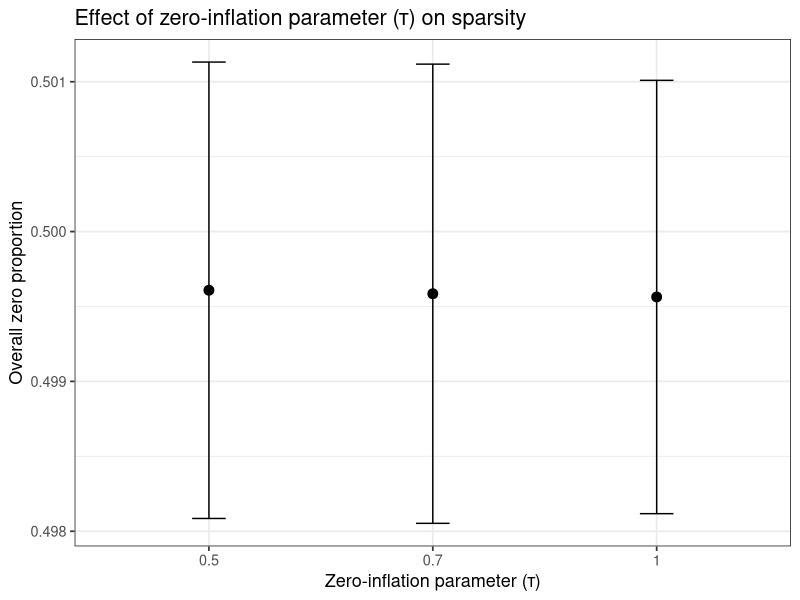
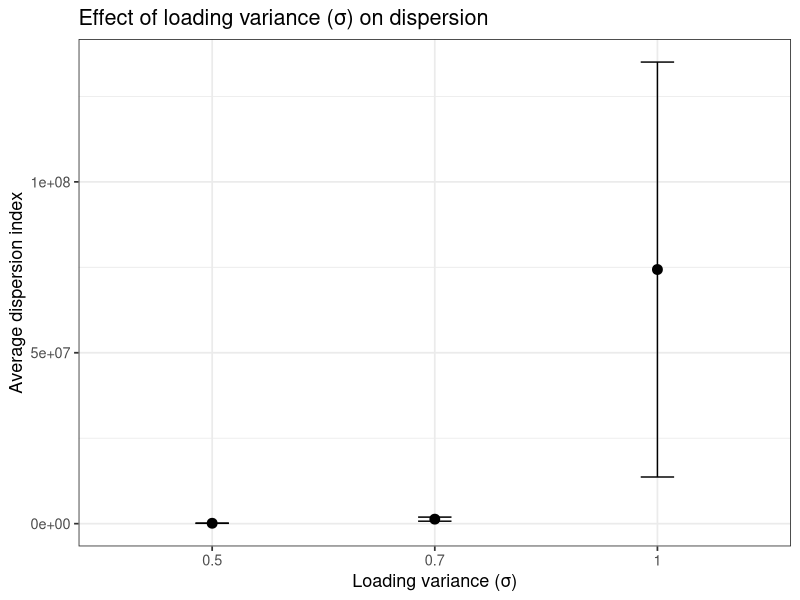
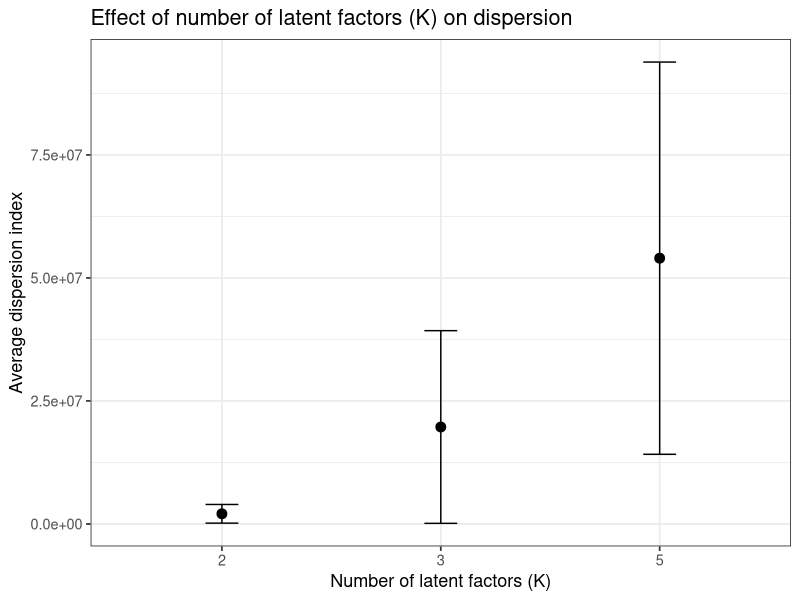

Write R code to recreate these figures, in order.
library(dplyr)
library(tidyr)
library(purrr)
library(ggplot2)

# Parameters
n <- 200     # fixed sample size
p <- 100     # number of taxa
n_reps <- 20 # per scenario

tau_values   <- c(0.5, 0.7, 1.0)
sigma_values <- c(0.5, 0.7, 1.0)
K_values     <- c(2, 3, 5)

# compute dispersion index for one count matrix
compute_dispersion_index <- function(W) {
  means <- rowMeans(W)
  vars  <- apply(W, 1, var)
  di <- vars / means
  di[is.nan(di) | is.infinite(di)] <- NA
  return(mean(di, na.rm = TRUE))
}

# ====================== simulator ===============================

simulate_zipfa_data <- function(n = 200, p = 100, K = 3, tau = 0.7,
                                m_mean = 1.5e4, m_sd = 2e3, 
                                sigma_V = 0.7,
                                seed = 1) {
  set.seed(seed)
  
  # Sample latent factors and loadings
  U <- matrix(rnorm(n * K), nrow = n, ncol = K)
  V <- matrix(rnorm(p * K, sd = sigma_V), nrow = p, ncol = K)
  
  # Compute log lambda and Poisson mean
  log_Lambda <- U %*% t(V)
  Lambda <- exp(log_Lambda)
  
  # Compute structural zero probability
  P <- 1 / (1 + Lambda^tau)
  
  # Sample sequencing depths
  M <- pmax(round(rnorm(n, mean = m_mean, sd = m_sd)), 1000)
  
  # Simulate observed counts
  W <- matrix(0L, nrow = n, ncol = p)
  for (i in 1:n) {
    for (j in 1:p) {
      if (runif(1) > P[i, j]) {
        W[i, j] <- rpois(1, Lambda[i, j] * M[i])
      }
    }
  }
  
  return(list(W = W, L = log_Lambda, M = M, P = P))
}


results <- list()

grid <- expand.grid(tau = tau_values, sigma = sigma_values, K = K_values)

for (i in seq_len(nrow(grid))) {
  tau_i   <- grid$tau[i]
  sigma_i <- grid$sigma[i]
  K_i     <- grid$K[i]
  
  cat(sprintf("Running ZIPFA sim: tau = %.1f | sigma = %.1f | K = %d\n", tau_i, sigma_i, K_i))
  
  sparsity_vec <- numeric(n_reps)
  dispindex_vec <- numeric(n_reps)
  
  for (r in 1:n_reps) {
    sim <- simulate_zipfa_data(n = n, p = p, K = K_i, tau = tau_i, sigma_V = sigma_i, seed = r)
    W <- sim$W
    
    sparsity_vec[r]   <- mean(W == 0)
    dispindex_vec[r]  <- compute_dispersion_index(t(W))  # taxon-wise
  }
  
  results[[i]] <- data.frame(
    tau   = tau_i,
    sigma = sigma_i,
    K     = K_i,
    mean_zeros = mean(sparsity_vec),
    se_zeros   = sd(sparsity_vec) / sqrt(n_reps),
    mean_di    = mean(dispindex_vec),
    se_di      = sd(dispindex_vec) / sqrt(n_reps)
  )
}


zipfa_summary <- bind_rows(results)
zipfa_summary <- zipfa_summary %>%
  mutate(
    ci_lower_zeros = mean_zeros - 1.96 * se_zeros,
    ci_upper_zeros = mean_zeros + 1.96 * se_zeros,
    ci_lower_di    = mean_di    - 1.96 * se_di,
    ci_upper_di    = mean_di    + 1.96 * se_di
  )

# View result
print(zipfa_summary)


# Summarise by tau
zipfa_tau_plot <- zipfa_summary %>%
  group_by(tau) %>%
  summarise(
    mean_zeros = mean(mean_zeros),
    se_zeros = mean(se_zeros),
    ci_lower_zeros = mean_zeros - 1.96 * se_zeros,
    ci_upper_zeros = mean_zeros + 1.96 * se_zeros,
    mean_di = mean(mean_di),
    se_di = mean(se_di),
    ci_lower_di = mean_di - 1.96 * se_di,
    ci_upper_di = mean_di + 1.96 * se_di
  )

# Plot zero proportion vs τ
ggplot(zipfa_tau_plot, aes(x = factor(tau), y = mean_zeros)) +
  geom_point(size = 3) +
  geom_errorbar(aes(ymin = ci_lower_zeros, ymax = ci_upper_zeros), width = 0.15) +
  labs(
    title = "Effect of zero-inflation parameter (τ) on sparsity",
    x = "Zero-inflation parameter (τ)",
    y = "Overall zero proportion"
  ) +
  theme_bw(base_size = 13)

zipfa_sigma_plot <- zipfa_summary %>%
  group_by(sigma) %>%
  summarise(
    mean_zeros = mean(mean_zeros),
    se_zeros = mean(se_zeros),
    ci_lower_zeros = mean_zeros - 1.96 * se_zeros,
    ci_upper_zeros = mean_zeros + 1.96 * se_zeros,
    mean_di = mean(mean_di),
    se_di = mean(se_di),
    ci_lower_di = mean_di - 1.96 * se_di,
    ci_upper_di = mean_di + 1.96 * se_di
  )

# Plot DI vs σ
ggplot(zipfa_sigma_plot, aes(x = factor(sigma), y = mean_di)) +
  geom_point(size = 3) +
  geom_errorbar(aes(ymin = ci_lower_di, ymax = ci_upper_di), width = 0.15) +
  labs(
    title = "Effect of loading variance (σ) on dispersion",
    x = "Loading variance (σ)",
    y = "Average dispersion index"
  ) +
  theme_bw(base_size = 13)

zipfa_K_plot <- zipfa_summary %>%
  group_by(K) %>%
  summarise(
    mean_zeros = mean(mean_zeros),
    se_zeros = mean(se_zeros),
    ci_lower_zeros = mean_zeros - 1.96 * se_zeros,
    ci_upper_zeros = mean_zeros + 1.96 * se_zeros,
    mean_di = mean(mean_di),
    se_di = mean(se_di),
    ci_lower_di = mean_di - 1.96 * se_di,
    ci_upper_di = mean_di + 1.96 * se_di
  )

# Plot DI vs K
ggplot(zipfa_K_plot, aes(x = factor(K), y = mean_di)) +
  geom_point(size = 3) +
  geom_errorbar(aes(ymin = ci_lower_di, ymax = ci_upper_di), width = 0.15) +
  labs(
    title = "Effect of number of latent factors (K) on dispersion",
    x = "Number of latent factors (K)",
    y = "Average dispersion index"
  ) +
  theme_bw(base_size = 13)

